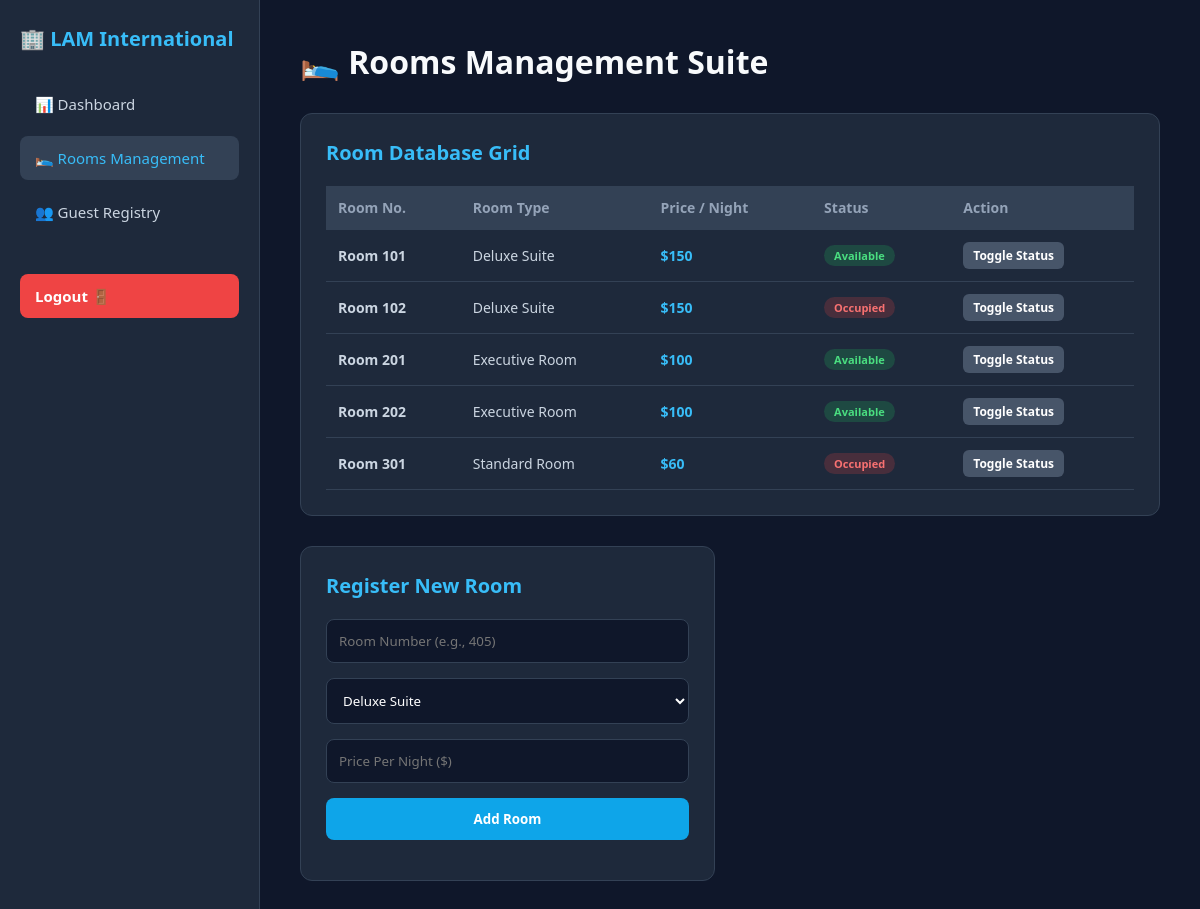
Page /rooms (signed in) on the committed database.
### tables this page shows
CREATE TABLE hotel_rooms (
            id INTEGER PRIMARY KEY AUTOINCREMENT,
            room_number TEXT UNIQUE,
            room_type TEXT,
            price_per_night INTEGER,
            status TEXT DEFAULT 'Available'
        );

### app.py (the view, shortened to what this page needs)
@app.route('/rooms', methods=['GET', 'POST'])
def rooms_management():
    if 'staff_user' not in session:
        return redirect(url_for('staff_login'))
    conn = get_db_connection()
    cursor = conn.cursor()
    if request.method == 'POST' and 'toggle_status_id' in request.form:
        r_id = request.form['toggle_status_id']
        current_status = request.form['current_status']
        new_status = 'Occupied' if current_status == 'Available' else 'Available'
        cursor.execute("UPDATE hotel_rooms SET status=? WHERE id=?", (new_status, int(r_id)))
        conn.commit()
    cursor.execute("SELECT id, room_number, room_type, price_per_night, status FROM hotel_rooms ORDER BY room_number ASC")
    raw_rooms = cursor.fetchall()
    rooms = [{'id': r['id'], 'room_number': r['room_number'], 'room_type': r['room_type'], 'price_per_night': r['price_per_night'], 'status': r['status']} for r in raw_rooms]
    cursor.close()
    conn.close()
    return render_template('rooms_management.html', rooms=rooms)

### app.py (called while the page is built)
def get_db_connection():
    conn = sqlite3.connect(DATABASE_PATH)
    conn.row_factory = sqlite3.Row
    return conn

### templates/rooms_management.html (shortened to what this page needs)
<!DOCTYPE html>
<html lang="en">
<head>
</head>
<body>
    <div class="sidebar">
        <div style="font-size: 20px; font-weight: 700; color: #38bdf8;">🏢 LAM International</div>
        <ul class="menu-list">
            <a class="menu-item" href="/dashboard">📊 Dashboard</a>
            <a class="menu-item active" href="/rooms">🛌 Rooms Management</a>
            <a class="menu-item" href="/guests">👥 Guest Registry</a>
            <a class="menu-item" style="background:#ef4444; color:white; margin-top: 30px; text-align:center; font-weight:600;" href="/logout">Logout 🚪</a>
        </ul>
    </div>
    <div class="main-content">
        <h1>🛌 Rooms Management Suite</h1>
        <div class="grid">
            <div class="box" style="grid-column: span 2;">
                <h2>Room Database Grid</h2>
                <table>
                    <thead>
                        <tr>
                            <th>Room No.</th>
                            <th>Room Type</th>
                            <th>Price / Night</th>
                            <th>Status</th>
                            <th>Action</th>
                        </tr>
                    </thead>
                    <tbody>
                        {% for room in rooms %}
                        <tr>
                            <td><strong>Room {{ room['room_number'] }}</strong></td>
                            <td>{{ room['room_type'] }}</td>
                            <td style="color:#38bdf8; font-weight: 600;">${{ room['price_per_night'] }}</td>
                            <td>
                                <span class="badge {% if room['status'] == 'Available' %}badge-avail{% else %}badge-occ{% endif %}">
                                    {{ room['status'] }}
                                </span>
                            </td>
                            <td>
                                <form method="POST" style="display:inline;">
                                    <button type="submit" class="status-btn">Toggle Status</button>
                                </form>
                            </td>
                        </tr>
                        {% else %}
                        <tr><td colspan="5" style="text-align:center; color:#94a3b8;">No rooms available. Add one on the right.</td></tr>
                        {% endfor %}
                    </tbody>
                </table>
            </div>
            {% if session['staff_role'] in ['MD', 'admin'] %}
            <div class="box">
                <h2>Register New Room</h2>
                <form action="/rooms" method="POST">
                    <input type="text" name="room_number" placeholder="Room Number (e.g., 405)" required>
                    <select name="room_type">
                        <option value="Deluxe Suite">Deluxe Suite</option>
                    </select>
                    <input type="number" name="price" placeholder="Price Per Night ($)" min="1" required>
                    <button type="submit">Add Room</button>
                </form>
            </div>
            {% endif %}
        </div>
    </div>
</body>
</html>

### templates/rooms_management.html (style rules this page uses)
* { margin: 0; padding: 0; box-sizing: border-box; font-family: 'Segoe UI', sans-serif; }
body { display: flex; background: #0f172a; color: #f8fafc; min-height: 100vh; }
.sidebar { width: 260px; background: #1e293b; padding: 25px 20px; display: flex; flex-direction: column; border-right: 1px solid #334155; }
.menu-list { list-style: none; display: flex; flex-direction: column; gap: 10px; margin-top: 30px; }
.menu-item { padding: 12px 15px; border-radius: 8px; color: #cbd5e1; text-decoration: none; display: flex; align-items: center; gap: 12px; font-size: 15px; }
.menu-item:hover, .menu-item.active { background: #334155; color: #38bdf8; }
.main-content { flex: 1; padding: 40px; }
.grid { display: grid; grid-template-columns: repeat(auto-fit, minmax(350px, 1fr)); gap: 30px; margin-top: 30px; }
.box { background: #1e293b; padding: 25px; border-radius: 12px; border: 1px solid #334155; }
h2 { color: #38bdf8; margin-bottom: 20px; font-size: 20px; }
input, select, button { width: 100%; padding: 12px; margin-bottom: 15px; background: #0f172a; border: 1px solid #334155; border-radius: 8px; color: white; outline: none; }
button { background: #0ea5e9; border: none; font-weight: bold; cursor: pointer; transition: 0.2s; }
table { width: 100%; border-collapse: collapse; margin-top: 10px; font-size: 14px; }
th, td { padding: 12px; border-bottom: 1px solid #334155; text-align: left; }
th { color: #94a3b8; background: #334155; }
td { color: #cbd5e1; }
.badge { padding: 3px 10px; border-radius: 12px; font-size: 11px; font-weight: bold; display: inline-block; }
.badge-avail { background: rgba(34, 197, 94, 0.2); color: #4ade80; }
.badge-occ { background: rgba(239, 68, 68, 0.2); color: #f87171; }
.status-btn { background: #475569; color: white; padding: 5px 10px; border: none; border-radius: 6px; cursor: pointer; width: auto; margin: 0; font-size: 12px; font-weight: 600; }

### rows in the picture
hotel_rooms: room_number "101", room_type "Deluxe Suite", price_per_night "150", status "Available"
hotel_rooms: room_number "102", room_type "Deluxe Suite", price_per_night "150", status "Occupied"
hotel_rooms: room_number "201", room_type "Executive Room", price_per_night "100", status "Available"
hotel_rooms: room_number "202", room_type "Executive Room", price_per_night "100", status "Available"
hotel_rooms: room_number "301", room_type "Standard Room", price_per_night "60", status "Occupied"
